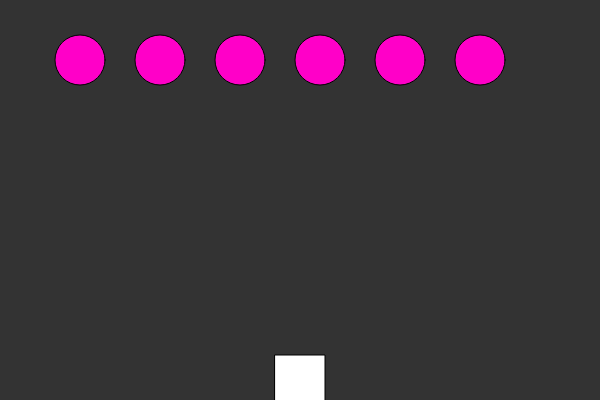
Frame 1 (no input)
Frame 60 (no input): identical to frame 1, image omitted
Frame 120 (the mouse pressed at the canvas centre since frame 60): identical to frame 1, image omitted

The p5.js sketch that drew this single still picture (run headless with seeded random() and noise() and a simulated clock; from frame 60 on, the mouse is pressed at the canvas centre):

// p5.js sketch
// ── sketch.js
var ship;
var flowers = []; 
var drops = []; 

function setup() {
	createCanvas(600,400);
	ship = new Ship();
	//drop = new Drop(width/2, height-50); 
	for (var i =0; i<6; i++){
		flowers[i] = new Flower(i*80+80 , 60);  
	}
}

function draw() {
	background(51);
	ship.show();
	// drop.show();
	// drop.move(); 
//same strategy for drops show and move as many drops 
//as we have asked for 
	for (var i = 0; i < drops.length; i++){
		drops[i].show();
		drops[i].move(); 
	}

	for (var i = 0; i < flowers.length; i++){
		flowers[i].show();
	}
}

function keyPressed() {
	if(keyCode === RIGHT_ARROW) {
		ship.move(1);
	}
	else if(keyCode === LEFT_ARROW) {
		ship.move(-1);
	}
	else if(key === " ") {
		var drop = new Drop(ship.x, height-50) 
		drops.push(drop);
	}
}
// ── drop.js
function Drop(x, y) {
	this.x = x; 
	this.y = y; 

	this.show = function(){
		noStroke(); 
		fill(150, 0, 255); 
		ellipse(this.x, this.y, 16, 16);
	}

	this.move = function(){
		this.y = this.y - 3; 
	}

}

 
// ── flower.js
function Flower(x, y) {
	this.x = x; 
	this.y = y; 

	this.show = function(){
		fill(255, 0 ,200); 
		ellipse(this.x, this.y, 50, 50);
	}

}

 
// ── ship.js
function Ship() {
	this.x = width/2; 

	this.show = function(){
		fill(255); 
		rectMode(CENTER);
		rect(this.x, height-20, 50, 50);
		//triangle(height-100, height-100, height-50, height-50, height-200,height-200)
	}

	this.move = function(dir){
		this.x += dir*5;
	}

}

 
